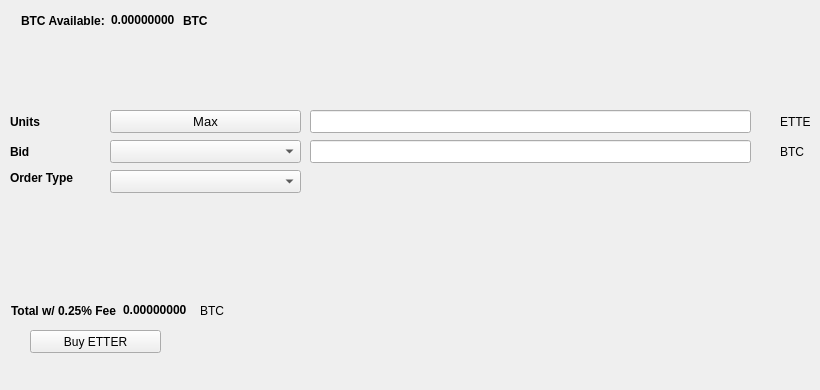
   <widget class="QWidget" name="BuyTab">
    <attribute name="title">
     <string>Buy</string>
    </attribute>
    <widget class="QPushButton" name="BuyETTER">
     <property name="geometry">
      <rect>
       <x>30</x>
       <y>330</y>
       <width>131</width>
       <height>23</height>
      </rect>
     </property>
     <property name="text">
      <string>Buy ETTER</string>
     </property>
     <property name="icon">
      <iconset resource="../etter.qrc">
       <normaloff>:/icons/bitcoin</normaloff>:/icons/bitcoin</iconset>
     </property>
    </widget>
    <widget class="QLabel" name="label_3">
     <property name="geometry">
      <rect>
       <x>10</x>
       <y>110</y>
       <width>46</width>
       <height>23</height>
      </rect>
     </property>
     <property name="font">
      <font>
       <weight>75</weight>
       <bold>true</bold>
      </font>
     </property>
     <property name="text">
      <string>Units</string>
     </property>
    </widget>
    <widget class="QLineEdit" name="UnitsInput">
     <property name="geometry">
      <rect>
       <x>310</x>
       <y>110</y>
       <width>441</width>
       <height>23</height>
      </rect>
     </property>
     <property name="font">
      <font>
       <pointsize>9</pointsize>
       <weight>75</weight>
       <bold>true</bold>
      </font>
     </property>
    </widget>
    <widget class="QLineEdit" name="BuyBidPriceEdit">
     <property name="geometry">
      <rect>
       <x>310</x>
       <y>140</y>
       <width>441</width>
       <height>23</height>
      </rect>
     </property>
     <property name="font">
      <font>
       <pointsize>9</pointsize>
       <weight>75</weight>
       <bold>true</bold>
      </font>
     </property>
    </widget>
    <widget class="QLabel" name="label_4">
     <property name="geometry">
      <rect>
       <x>780</x>
       <y>110</y>
       <width>31</width>
       <height>23</height>
      </rect>
     </property>
     <property name="text">
      <string>ETTER</string>
     </property>
    </widget>
    <widget class="QLabel" name="label_5">
     <property name="geometry">
      <rect>
       <x>780</x>
       <y>140</y>
       <width>31</width>
       <height>23</height>
      </rect>
     </property>
     <property name="text">
      <string>BTC</string>
     </property>
    </widget>
    <widget class="QLabel" name="label_6">
     <property name="geometry">
      <rect>
       <x>10</x>
       <y>140</y>
       <width>46</width>
       <height>23</height>
      </rect>
     </property>
     <property name="font">
      <font>
       <weight>75</weight>
       <bold>true</bold>
      </font>
     </property>
     <property name="text">
      <string>Bid</string>
     </property>
    </widget>
    <widget class="QLabel" name="label_7">
     <property name="geometry">
      <rect>
       <x>10</x>
       <y>170</y>
       <width>91</width>
       <height>16</height>
      </rect>
     </property>
     <property name="font">
      <font>
       <weight>75</weight>
       <bold>true</bold>
      </font>
     </property>
     <property name="text">
      <string>Order Type</string>
     </property>
    </widget>
    <widget class="QPushButton" name="Buy_Max_Amount">
     <property name="geometry">
      <rect>
       <x>110</x>
       <y>110</y>
       <width>191</width>
       <height>23</height>
      </rect>
     </property>
     <property name="font">
      <font>
       <pointsize>10</pointsize>
      </font>
     </property>
     <property name="text">
      <string>Max</string>
     </property>
    </widget>
    <widget class="QComboBox" name="BuyBidcomboBox">
     <property name="geometry">
      <rect>
       <x>110</x>
       <y>140</y>
       <width>191</width>
       <height>23</height>
      </rect>
     </property>
     <property name="font">
      <font>
       <pointsize>10</pointsize>
      </font>
     </property>
    </widget>
    <widget class="QComboBox" name="buyOrdertypeCombo">
     <property name="geometry">
      <rect>
       <x>110</x>
       <y>170</y>
       <width>191</width>
       <height>23</height>
      </rect>
     </property>
     <property name="font">
      <font>
       <pointsize>10</pointsize>
      </font>
     </property>
    </widget>
    <widget class="QWidget" name="layoutWidget1">
     <property name="geometry">
      <rect>
       <x>21</x>
       <y>11</y>
       <width>227</width>
       <height>19</height>
      </rect>
     </property>
     <layout class="QHBoxLayout" name="horizontalLayout_3">
      <item>
       <widget class="QLabel" name="label232">
        <property name="font">
         <font>
          <weight>75</weight>
          <bold>true</bold>
         </font>
        </property>
        <property name="text">
         <string>BTC Available:</string>
        </property>
       </widget>
      </item>
      <item>
       <widget class="QLabel" name="BtcAvailableLbl">
        <property name="palette">
         <palette>
          <active>
           <colorrole role="WindowText">
            <brush brushstyle="SolidPattern">
             <color alpha="255">
              <red>0</red>
              <green>0</green>
              <blue>0</blue>
             </color>
            </brush>
           </colorrole>
           <colorrole role="Button">
            <brush brushstyle="SolidPattern">
             <color alpha="255">
              <red>0</red>
              <green>170</green>
              <blue>0</blue>
             </color>
            </brush>
           </colorrole>
           <colorrole role="Light">
            <brush brushstyle="SolidPattern">
             <color alpha="255">
              <red>0</red>
              <green>255</green>
              <blue>0</blue>
             </color>
            </brush>
           </colorrole>
           <colorrole role="Midlight">
            <brush brushstyle="SolidPattern">
             <color alpha="255">
              <red>0</red>
              <green>212</green>
              <blue>0</blue>
             </color>
            </brush>
           </colorrole>
           <colorrole role="Dark">
            <brush brushstyle="SolidPattern">
             <color alpha="255">
              <red>0</red>
              <green>85</green>
              <blue>0</blue>
             </color>
            </brush>
           </colorrole>
           <colorrole role="Mid">
            <brush brushstyle="SolidPattern">
             <color alpha="255">
              <red>0</red>
              <green>113</green>
              <blue>0</blue>
             </color>
            </brush>
           </colorrole>
           <colorrole role="Text">
            <brush brushstyle="SolidPattern">
             <color alpha="255">
              <red>0</red>
              <green>170</green>
              <blue>0</blue>
             </color>
            </brush>
           </colorrole>
           <colorrole role="BrightText">
            <brush brushstyle="SolidPattern">
             <color alpha="255">
              <red>255</red>
              <green>255</green>
              <blue>255</blue>
             </color>
            </brush>
           </colorrole>
           <colorrole role="ButtonText">
            <brush brushstyle="SolidPattern">
             <color alpha="255">
              <red>0</red>
              <green>0</green>
              <blue>0</blue>
             </color>
            </brush>
           </colorrole>
           <colorrole role="Base">
            <brush brushstyle="SolidPattern">
             <color alpha="255">
              <red>255</red>
              <green>255</green>
              <blue>255</blue>
             </color>
            </brush>
           </colorrole>
           <colorrole role="Window">
            <brush brushstyle="SolidPattern">
             <color alpha="255">
              <red>0</red>
              <green>170</green>
              <blue>0</blue>
             </color>
            </brush>
           </colorrole>
           <colorrole role="Shadow">
            <brush brushstyle="SolidPattern">
             <color alpha="255">
              <red>0</red>
              <green>0</green>
              <blue>0</blue>
             </color>
            </brush>
           </colorrole>
           <colorrole role="AlternateBase">
            <brush brushstyle="SolidPattern">
             <color alpha="255">
              <red>127</red>
              <green>212</green>
              <blue>127</blue>
             </color>
            </brush>
           </colorrole>
           <colorrole role="ToolTipBase">
            <brush brushstyle="SolidPattern">
             <color alpha="255">
              <red>255</red>
              <green>255</green>
              <blue>220</blue>
             </color>
            </brush>
           </colorrole>
           <colorrole role="ToolTipText">
            <brush brushstyle="SolidPattern">
             <color alpha="255">
              <red>0</red>
              <green>0</green>
              <blue>0</blue>
             </color>
            </brush>
           </colorrole>
          </active>
          <inactive>
           <colorrole role="WindowText">
            <brush brushstyle="SolidPattern">
             <color alpha="255">
              <red>0</red>
              <green>0</green>
              <blue>0</blue>
             </color>
            </brush>
           </colorrole>
           <colorrole role="Button">
            <brush brushstyle="SolidPattern">
             <color alpha="255">
              <red>0</red>
              <green>170</green>
              <blue>0</blue>
             </color>
            </brush>
           </colorrole>
           <colorrole role="Light">
            <brush brushstyle="SolidPattern">
             <color alpha="255">
              <red>0</red>
              <green>255</green>
              <blue>0</blue>
             </color>
            </brush>
           </colorrole>
           <colorrole role="Midlight">
            <brush brushstyle="SolidPattern">
             <color alpha="255">
              <red>0</red>
              <green>212</green>
              <blue>0</blue>
             </color>
            </brush>
           </colorrole>
           <colorrole role="Dark">
            <brush brushstyle="SolidPattern">
             <color alpha="255">
              <red>0</red>
              <green>85</green>
              <blue>0</blue>
             </color>
            </brush>
           </colorrole>
           <colorrole role="Mid">
            <brush brushstyle="SolidPattern">
             <color alpha="255">
              <red>0</red>
              <green>113</green>
              <blue>0</blue>
             </color>
            </brush>
           </colorrole>
           <colorrole role="Text">
            <brush brushstyle="SolidPattern">
             <color alpha="255">
              <red>0</red>
              <green>170</green>
              <blue>0</blue>
             </color>
            </brush>
           </colorrole>
           <colorrole role="BrightText">
            <brush brushstyle="SolidPattern">
             <color alpha="255">
              <red>255</red>
              <green>255</green>
              <blue>255</blue>
             </color>
            </brush>
           </colorrole>
           <colorrole role="ButtonText">
            <brush brushstyle="SolidPattern">
             <color alpha="255">
              <red>0</red>
              <green>0</green>
              <blue>0</blue>
             </color>
            </brush>
           </colorrole>
           <colorrole role="Base">
            <brush brushstyle="SolidPattern">
             <color alpha="255">
              <red>255</red>
              <green>255</green>
              <blue>255</blue>
             </color>
            </brush>
           </colorrole>
           <colorrole role="Window">
            <brush brushstyle="SolidPattern">
             <color alpha="255">
              <red>0</red>
              <green>170</green>
              <blue>0</blue>
             </color>
            </brush>
           </colorrole>
           <colorrole role="Shadow">
            <brush brushstyle="SolidPattern">
             <color alpha="255">
              <red>0</red>
              <green>0</green>
              <blue>0</blue>
             </color>
            </brush>
           </colorrole>
           <colorrole role="AlternateBase">
            <brush brushstyle="SolidPattern">
             <color alpha="255">
              <red>127</red>
              <green>212</green>
              <blue>127</blue>
             </color>
            </brush>
           </colorrole>
           <colorrole role="ToolTipBase">
            <brush brushstyle="SolidPattern">
             <color alpha="255">
              <red>255</red>
              <green>255</green>
              <blue>220</blue>
             </color>
            </brush>
           </colorrole>
           <colorrole role="ToolTipText">
            <brush brushstyle="SolidPattern">
             <color alpha="255">
              <red>0</red>
              <green>0</green>
              <blue>0</blue>
             </color>
            </brush>
           </colorrole>
          </inactive>
          <disabled>
           <colorrole role="WindowText">
            <brush brushstyle="SolidPattern">
             <color alpha="255">
              <red>0</red>
              <green>85</green>
              <blue>0</blue>
             </color>
            </brush>
           </colorrole>
           <colorrole role="Button">
            <brush brushstyle="SolidPattern">
             <color alpha="255">
              <red>0</red>
              <green>170</green>
              <blue>0</blue>
             </color>
            </brush>
           </colorrole>
           <colorrole role="Light">
            <brush brushstyle="SolidPattern">
             <color alpha="255">
              <red>0</red>
              <green>255</green>
              <blue>0</blue>
             </color>
            </brush>
           </colorrole>
           <colorrole role="Midlight">
            <brush brushstyle="SolidPattern">
             <color alpha="255">
              <red>0</red>
              <green>212</green>
              <blue>0</blue>
             </color>
            </brush>
           </colorrole>
           <colorrole role="Dark">
            <brush brushstyle="SolidPattern">
             <color alpha="255">
              <red>0</red>
              <green>85</green>
              <blue>0</blue>
             </color>
            </brush>
           </colorrole>
           <colorrole role="Mid">
            <brush brushstyle="SolidPattern">
             <color alpha="255">
              <red>0</red>
              <green>113</green>
              <blue>0</blue>
             </color>
            </brush>
           </colorrole>
           <colorrole role="Text">
            <brush brushstyle="SolidPattern">
             <color alpha="255">
              <red>0</red>
              <green>85</green>
              <blue>0</blue>
             </color>
            </brush>
           </colorrole>
           <colorrole role="BrightText">
            <brush brushstyle="SolidPattern">
             <color alpha="255">
              <red>255</red>
              <green>255</green>
              <blue>255</blue>
             </color>
            </brush>
           </colorrole>
           <colorrole role="ButtonText">
            <brush brushstyle="SolidPattern">
             <color alpha="255">
              <red>0</red>
              <green>85</green>
              <blue>0</blue>
             </color>
            </brush>
           </colorrole>
           <colorrole role="Base">
            <brush brushstyle="SolidPattern">
             <color alpha="255">
              <red>0</red>
              <green>170</green>
              <blue>0</blue>
             </color>
            </brush>
           </colorrole>
           <colorrole role="Window">
            <brush brushstyle="SolidPattern">
             <color alpha="255">
              <red>0</red>
              <green>170</green>
              <blue>0</blue>
             </color>
            </brush>
           </colorrole>
           <colorrole role="Shadow">
            <brush brushstyle="SolidPattern">
             <color alpha="255">
              <red>0</red>
              <green>0</green>
              <blue>0</blue>
             </color>
            </brush>
           </colorrole>
           <colorrole role="AlternateBase">
            <brush brushstyle="SolidPattern">
             <color alpha="255">
              <red>0</red>
              <green>170</green>
              <blue>0</blue>
             </color>
            </brush>
           </colorrole>
           <colorrole role="ToolTipBase">
            <brush brushstyle="SolidPattern">
             <color alpha="255">
              <red>255</red>
              <green>255</green>
              <blue>220</blue>
             </color>
            </brush>
           </colorrole>
           <colorrole role="ToolTipText">
            <brush brushstyle="SolidPattern">
             <color alpha="255">
              <red>0</red>
              <green>0</green>
              <blue>0</blue>
             </color>
            </brush>
           </colorrole>
          </disabled>
         </palette>
        </property>
        <property name="font">
         <font>
          <weight>75</weight>
          <bold>true</bold>
         </font>
        </property>
        <property name="text">
         <string>0.00000000</string>
        </property>
        <property name="textInteractionFlags">
         <set>Qt::LinksAccessibleByMouse|Qt::TextSelectableByKeyboard|Qt::TextSelectableByMouse</set>
        </property>
       </widget>
      </item>
      <item>
       <widget class="QLabel" name="BtcAvailableLbl_2">
        <property name="font">
         <font>
          <weight>75</weight>
          <bold>true</bold>
         </font>
        </property>
        <property name="text">
         <string>BTC</string>
        </property>
       </widget>
      </item>
     </layout>
    </widget>
    <widget class="QWidget" name="layoutWidge2">
     <property name="geometry">
      <rect>
       <x>11</x>
       <y>301</y>
       <width>259</width>
       <height>19</height>
      </rect>
     </property>
     <layout class="QHBoxLayout" name="horizontalLayout_4">
      <item>
       <widget class="QLabel" name="label_9">
        <property name="font">
         <font>
          <weight>75</weight>
          <bold>true</bold>
         </font>
        </property>
        <property name="text">
         <string>Total w/ 0.25% Fee</string>
        </property>
       </widget>
      </item>
      <item>
       <widget class="QLabel" name="BuyCostLabel">
        <property name="palette">
         <palette>
          <active>
           <colorrole role="WindowText">
            <brush brushstyle="SolidPattern">
             <color alpha="255">
              <red>0</red>
              <green>0</green>
              <blue>0</blue>
             </color>
            </brush>
           </colorrole>
           <colorrole role="Button">
            <brush brushstyle="SolidPattern">
             <color alpha="255">
              <red>0</red>
              <green>170</green>
              <blue>0</blue>
             </color>
            </brush>
           </colorrole>
           <colorrole role="Light">
            <brush brushstyle="SolidPattern">
             <color alpha="255">
              <red>0</red>
              <green>255</green>
              <blue>0</blue>
             </color>
            </brush>
           </colorrole>
           <colorrole role="Midlight">
            <brush brushstyle="SolidPattern">
             <color alpha="255">
              <red>0</red>
              <green>212</green>
              <blue>0</blue>
             </color>
            </brush>
           </colorrole>
           <colorrole role="Dark">
            <brush brushstyle="SolidPattern">
             <color alpha="255">
              <red>0</red>
              <green>85</green>
              <blue>0</blue>
             </color>
            </brush>
           </colorrole>
           <colorrole role="Mid">
            <brush brushstyle="SolidPattern">
             <color alpha="255">
              <red>0</red>
              <green>113</green>
              <blue>0</blue>
             </color>
            </brush>
           </colorrole>
           <colorrole role="Text">
            <brush brushstyle="SolidPattern">
             <color alpha="255">
              <red>0</red>
              <green>170</green>
              <blue>0</blue>
             </color>
            </brush>
           </colorrole>
           <colorrole role="BrightText">
            <brush brushstyle="SolidPattern">
             <color alpha="255">
              <red>255</red>
              <green>255</green>
              <blue>255</blue>
             </color>
            </brush>
           </colorrole>
           <colorrole role="ButtonText">
            <brush brushstyle="SolidPattern">
             <color alpha="255">
              <red>0</red>
              <green>0</green>
              <blue>0</blue>
             </color>
            </brush>
           </colorrole>
           <colorrole role="Base">
            <brush brushstyle="SolidPattern">
             <color alpha="255">
              <red>255</red>
              <green>255</green>
              <blue>255</blue>
             </color>
            </brush>
           </colorrole>
           <colorrole role="Window">
            <brush brushstyle="SolidPattern">
             <color alpha="255">
              <red>0</red>
              <green>170</green>
              <blue>0</blue>
             </color>
            </brush>
           </colorrole>
           <colorrole role="Shadow">
            <brush brushstyle="SolidPattern">
             <color alpha="255">
              <red>0</red>
              <green>0</green>
              <blue>0</blue>
             </color>
            </brush>
           </colorrole>
           <colorrole role="AlternateBase">
            <brush brushstyle="SolidPattern">
             <color alpha="255">
              <red>127</red>
              <green>212</green>
              <blue>127</blue>
             </color>
            </brush>
           </colorrole>
           <colorrole role="ToolTipBase">
            <brush brushstyle="SolidPattern">
             <color alpha="255">
              <red>255</red>
              <green>255</green>
              <blue>220</blue>
             </color>
            </brush>
           </colorrole>
           <colorrole role="ToolTipText">
            <brush brushstyle="SolidPattern">
             <color alpha="255">
              <red>0</red>
              <green>0</green>
              <blue>0</blue>
             </color>
            </brush>
           </colorrole>
          </active>
          <inactive>
           <colorrole role="WindowText">
            <brush brushstyle="SolidPattern">
             <color alpha="255">
              <red>0</red>
              <green>0</green>
              <blue>0</blue>
             </color>
            </brush>
           </colorrole>
           <colorrole role="Button">
            <brush brushstyle="SolidPattern">
             <color alpha="255">
              <red>0</red>
              <green>170</green>
              <blue>0</blue>
             </color>
            </brush>
           </colorrole>
           <colorrole role="Light">
            <brush brushstyle="SolidPattern">
             <color alpha="255">
              <red>0</red>
              <green>255</green>
              <blue>0</blue>
             </color>
            </brush>
           </colorrole>
           <colorrole role="Midlight">
            <brush brushstyle="SolidPattern">
             <color alpha="255">
              <red>0</red>
              <green>212</green>
              <blue>0</blue>
             </color>
            </brush>
           </colorrole>
           <colorrole role="Dark">
            <brush brushstyle="SolidPattern">
             <color alpha="255">
              <red>0</red>
              <green>85</green>
              <blue>0</blue>
             </color>
            </brush>
           </colorrole>
           <colorrole role="Mid">
            <brush brushstyle="SolidPattern">
             <color alpha="255">
              <red>0</red>
              <green>113</green>
              <blue>0</blue>
             </color>
            </brush>
           </colorrole>
           <colorrole role="Text">
            <brush brushstyle="SolidPattern">
             <color alpha="255">
              <red>0</red>
              <green>170</green>
              <blue>0</blue>
             </color>
            </brush>
           </colorrole>
           <colorrole role="BrightText">
            <brush brushstyle="SolidPattern">
             <color alpha="255">
              <red>255</red>
              <green>255</green>
              <blue>255</blue>
             </color>
            </brush>
           </colorrole>
           <colorrole role="ButtonText">
            <brush brushstyle="SolidPattern">
             <color alpha="255">
              <red>0</red>
              <green>0</green>
              <blue>0</blue>
             </color>
            </brush>
           </colorrole>
           <colorrole role="Base">
            <brush brushstyle="SolidPattern">
             <color alpha="255">
              <red>255</red>
              <green>255</green>
              <blue>255</blue>
             </color>
            </brush>
           </colorrole>
           <colorrole role="Window">
            <brush brushstyle="SolidPattern">
             <color alpha="255">
              <red>0</red>
              <green>170</green>
              <blue>0</blue>
             </color>
            </brush>
           </colorrole>
           <colorrole role="Shadow">
            <brush brushstyle="SolidPattern">
             <color alpha="255">
              <red>0</red>
              <green>0</green>
              <blue>0</blue>
             </color>
            </brush>
           </colorrole>
           <colorrole role="AlternateBase">
            <brush brushstyle="SolidPattern">
             <color alpha="255">
              <red>127</red>
              <green>212</green>
              <blue>127</blue>
             </color>
            </brush>
           </colorrole>
           <colorrole role="ToolTipBase">
            <brush brushstyle="SolidPattern">
             <color alpha="255">
              <red>255</red>
              <green>255</green>
              <blue>220</blue>
             </color>
            </brush>
           </colorrole>
           <colorrole role="ToolTipText">
            <brush brushstyle="SolidPattern">
             <color alpha="255">
              <red>0</red>
              <green>0</green>
              <blue>0</blue>
             </color>
            </brush>
           </colorrole>
          </inactive>
          <disabled>
           <colorrole role="WindowText">
            <brush brushstyle="SolidPattern">
             <color alpha="255">
              <red>0</red>
              <green>85</green>
              <blue>0</blue>
             </color>
            </brush>
           </colorrole>
           <colorrole role="Button">
            <brush brushstyle="SolidPattern">
             <color alpha="255">
              <red>0</red>
              <green>170</green>
              <blue>0</blue>
             </color>
            </brush>
           </colorrole>
           <colorrole role="Light">
            <brush brushstyle="SolidPattern">
             <color alpha="255">
              <red>0</red>
              <green>255</green>
              <blue>0</blue>
             </color>
            </brush>
           </colorrole>
           <colorrole role="Midlight">
            <brush brushstyle="SolidPattern">
             <color alpha="255">
              <red>0</red>
              <green>212</green>
              <blue>0</blue>
             </color>
            </brush>
           </colorrole>
           <colorrole role="Dark">
            <brush brushstyle="SolidPattern">
             <color alpha="255">
              <red>0</red>
              <green>85</green>
              <blue>0</blue>
             </color>
            </brush>
           </colorrole>
           <colorrole role="Mid">
            <brush brushstyle="SolidPattern">
             <color alpha="255">
              <red>0</red>
              <green>113</green>
              <blue>0</blue>
             </color>
            </brush>
           </colorrole>
           <colorrole role="Text">
            <brush brushstyle="SolidPattern">
             <color alpha="255">
              <red>0</red>
              <green>85</green>
              <blue>0</blue>
             </color>
            </brush>
           </colorrole>
           <colorrole role="BrightText">
            <brush brushstyle="SolidPattern">
             <color alpha="255">
              <red>255</red>
              <green>255</green>
              <blue>255</blue>
             </color>
            </brush>
           </colorrole>
           <colorrole role="ButtonText">
            <brush brushstyle="SolidPattern">
             <color alpha="255">
              <red>0</red>
              <green>85</green>
              <blue>0</blue>
             </color>
            </brush>
           </colorrole>
           <colorrole role="Base">
            <brush brushstyle="SolidPattern">
             <color alpha="255">
              <red>0</red>
              <green>170</green>
              <blue>0</blue>
             </color>
            </brush>
           </colorrole>
           <colorrole role="Window">
            <brush brushstyle="SolidPattern">
             <color alpha="255">
              <red>0</red>
              <green>170</green>
              <blue>0</blue>
             </color>
            </brush>
           </colorrole>
           <colorrole role="Shadow">
            <brush brushstyle="SolidPattern">
             <color alpha="255">
              <red>0</red>
              <green>0</green>
              <blue>0</blue>
             </color>
            </brush>
           </colorrole>
           <colorrole role="AlternateBase">
            <brush brushstyle="SolidPattern">
             <color alpha="255">
              <red>0</red>
              <green>170</green>
              <blue>0</blue>
             </color>
            </brush>
           </colorrole>
           <colorrole role="ToolTipBase">
            <brush brushstyle="SolidPattern">
             <color alpha="255">
              <red>255</red>
              <green>255</green>
              <blue>220</blue>
             </color>
            </brush>
           </colorrole>
           <colorrole role="ToolTipText">
            <brush brushstyle="SolidPattern">
             <color alpha="255">
              <red>0</red>
              <green>0</green>
              <blue>0</blue>
             </color>
            </brush>
           </colorrole>
          </disabled>
         </palette>
        </property>
        <property name="font">
         <font>
          <weight>75</weight>
          <bold>true</bold>
         </font>
        </property>
        <property name="autoFillBackground">
         <bool>false</bool>
        </property>
        <property name="text">
         <string>0.00000000</string>
        </property>
        <property name="textInteractionFlags">
         <set>Qt::LinksAccessibleByMouse|Qt::TextSelectableByMouse</set>
        </property>
       </widget>
      </item>
      <item>
       <widget class="QLabel" name="label_10">
        <property name="font">
         <font>
          <weight>50</weight>
          <bold>false</bold>
         </font>
        </property>
        <property name="text">
         <string>BTC</string>
        </property>
       </widget>
      </item>
     </layout>
    </widget>
    <widget class="QLabel" name="label_24">
     <property name="geometry">
      <rect>
       <x>460</x>
       <y>300</y>
       <width>281</width>
       <height>81</height>
      </rect>
     </property>
     <property name="text">
      <string/>
     </property>
     <property name="pixmap">
      <pixmap>:/images/bittrex</pixmap>
     </property>
    </widget>
   </widget>
